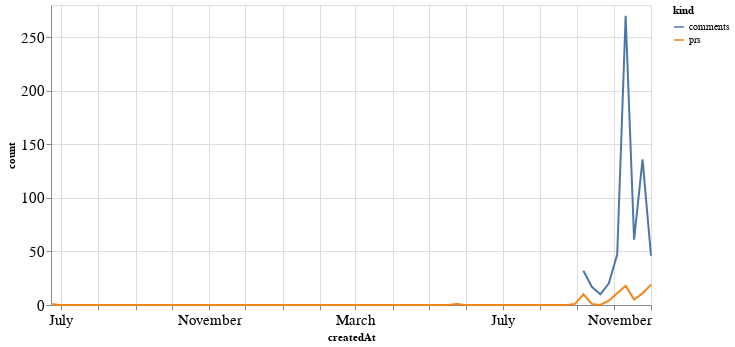

Notebook cell for this chart:
### Code cell
alt.Chart(total_time, width=600).mark_line().encode(
    x='createdAt',
    y='count',
    color='kind'
)

### Figure 1 — Vega-Lite specification as saved in the notebook (floating-point values rounded to 4 significant figures; data arrays with more than 128 entries replaced by an {"elided": "..."} marker saying what was removed)
{"config": {"axisLeft": {"labelFontSize": 15}, "axisBottom": {"labelFontSize": 15}}, "data": {"name": "data-c74a7e1ff995a6340a4139b5aea572c3"}, "mark": "line", "encoding": {"color": {"type": "nominal", "field": "kind"}, "x": {"type": "temporal", "field": "createdAt"}, "y": {"type": "quantitative", "field": "count"}}, "width": 600, "$schema": "https://vega.github.io/schema/vega-lite/v4.8.1.json", "datasets": {"data-c74a7e1ff995a6340a4139b5aea572c3": {"elided": "144 records"}}}
